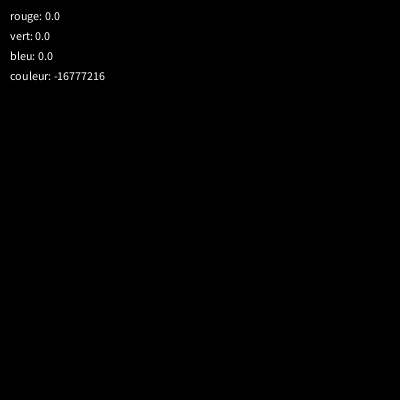
Frame 1 (no input)
Frame 60 (the mouse pressed at the canvas centre just before this capture): identical to frame 1, image omitted
Frame 120 (the mouse held since frame 60 and released just before this capture): identical to frame 1, image omitted

The Processing sketch that drew this single still picture (run headless with seeded random() and noise(); from frame 60 on, the mouse is pressed at the canvas centre):

// Processing sketch: init_5_couleur_7_color
// ── init_5_couleur_7_color.pde
void setup() {
  size(400,400);
}

float rouge;
float vert;
float bleu;
void draw() {
  int couleur = color(rouge,vert,bleu);
  background(couleur);
  text("rouge: "+rouge,10,20);
  text("vert: "+vert,10,40);
  text("bleu: "+bleu,10,60);
  text("couleur: "+couleur,10,80);
}


void keyPressed() {
  if(key == 'r') rouge = random(255);
  if(key == 'v') vert = random(255);
  if(key == 'b') bleu = random(255);
}
